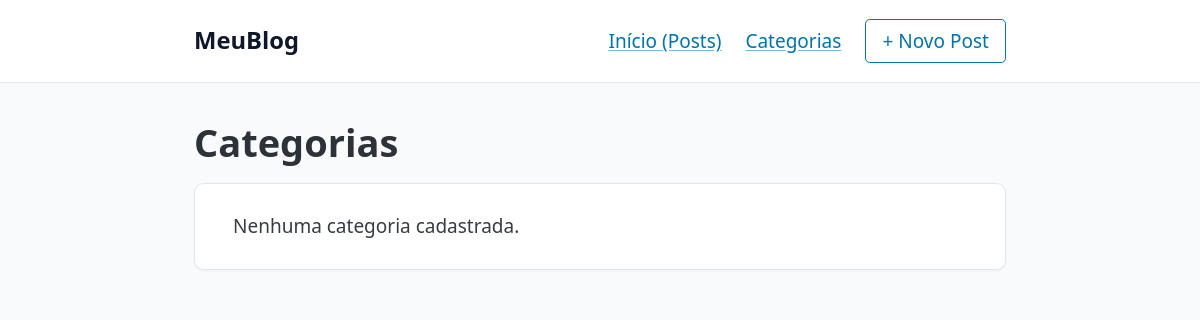
/categories/, run on an earlier commit of the app's database.
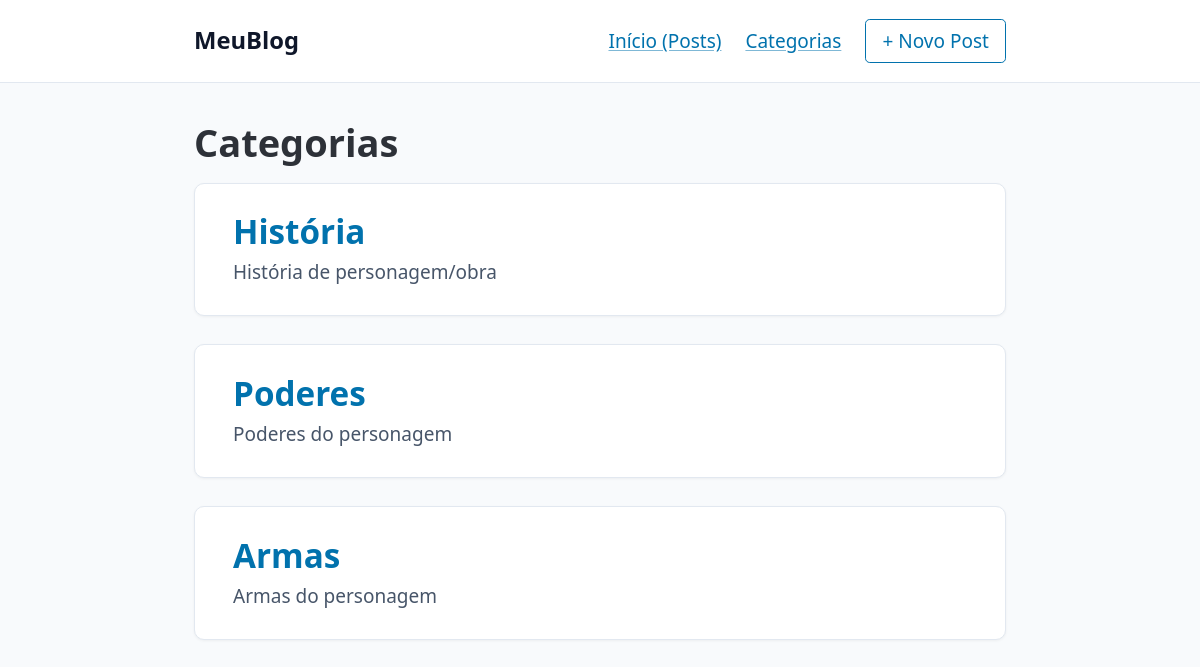
And on a later commit of the database.
### blog/models.py (models this page shows, shortened)
class Category(models.Model):
    name = models.CharField(max_length=100)
    description = models.TextField()

### blog/views.py (the view)
# urls.py: path('categories/', views.category_list, name='category_list'),
def category_list(request):
    categories = Category.objects.all()
    return render(request, 'category_list.html', {'categories': categories})

### templates/category_list.html
{% extends 'base.html' %}
{% block content %}
    <h1>Categorias</h1>
    {% for category in categories %}
        <article class="card">
            <h2 style="margin-bottom: 0.4rem;">
                <a href="{% url 'category_detail' category.pk %}" style="text-decoration: none;">{{ category.name }}</a>
            </h2>
            <p style="margin: 0; color: #475569;">{{ category.description }}</p>
        </article>
    {% empty %}
        <article class="card">
            <p style="margin: 0;">Nenhuma categoria cadastrada.</p>
        </article>
    {% endfor %}
{% endblock %}

What changed in the data, as far as the page shows it:
added Category: name "História", description "História de personagem/obra"
added Category: name "Poderes", description "Poderes do personagem"
added Category: name "Armas", description "Armas do personagem"
Also different on the page:
text no longer shown: "Nenhuma categoria cadastrada."
